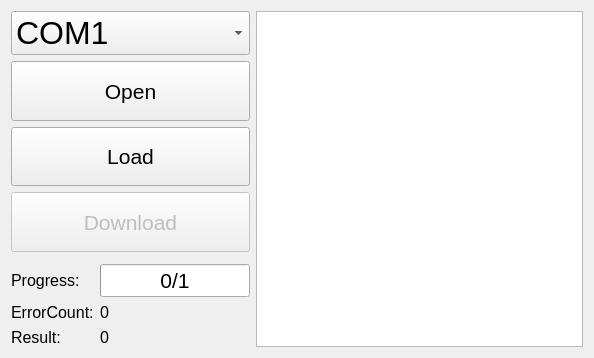
<?xml version="1.0" encoding="UTF-8"?>
<ui version="4.0">
 <class>MainWindow</class>
 <widget class="QMainWindow" name="MainWindow">
  <property name="geometry">
   <rect>
    <x>0</x>
    <y>0</y>
    <width>594</width>
    <height>358</height>
   </rect>
  </property>
  <property name="minimumSize">
   <size>
    <width>0</width>
    <height>350</height>
   </size>
  </property>
  <property name="windowTitle">
   <string>MainWindow</string>
  </property>
  <widget class="QWidget" name="centralWidget">
   <layout class="QGridLayout" name="gridLayout">
    <item row="0" column="0">
     <widget class="QComboBox" name="boxCom">
      <property name="sizePolicy">
       <sizepolicy hsizetype="Preferred" vsizetype="Fixed">
        <horstretch>0</horstretch>
        <verstretch>0</verstretch>
       </sizepolicy>
      </property>
      <property name="font">
       <font>
        <pointsize>24</pointsize>
       </font>
      </property>
      <item>
       <property name="text">
        <string>COM1</string>
       </property>
      </item>
     </widget>
    </item>
    <item row="3" column="0">
     <widget class="QPushButton" name="btnDownload">
      <property name="enabled">
       <bool>false</bool>
      </property>
      <property name="sizePolicy">
       <sizepolicy hsizetype="Minimum" vsizetype="Expanding">
        <horstretch>0</horstretch>
        <verstretch>0</verstretch>
       </sizepolicy>
      </property>
      <property name="font">
       <font>
        <pointsize>16</pointsize>
       </font>
      </property>
      <property name="text">
       <string>Download</string>
      </property>
     </widget>
    </item>
    <item row="1" column="0">
     <widget class="QPushButton" name="btnOpen">
      <property name="sizePolicy">
       <sizepolicy hsizetype="Minimum" vsizetype="Expanding">
        <horstretch>0</horstretch>
        <verstretch>0</verstretch>
       </sizepolicy>
      </property>
      <property name="font">
       <font>
        <pointsize>16</pointsize>
       </font>
      </property>
      <property name="text">
       <string>Open</string>
      </property>
     </widget>
    </item>
    <item row="5" column="0">
     <layout class="QGridLayout" name="gridLayout_2">
      <item row="2" column="1">
       <widget class="QLabel" name="labelResult">
        <property name="font">
         <font>
          <pointsize>12</pointsize>
         </font>
        </property>
        <property name="text">
         <string>0</string>
        </property>
       </widget>
      </item>
      <item row="1" column="1">
       <widget class="QLabel" name="labelError">
        <property name="font">
         <font>
          <pointsize>12</pointsize>
         </font>
        </property>
        <property name="text">
         <string>0</string>
        </property>
       </widget>
      </item>
      <item row="1" column="0">
       <widget class="QLabel" name="label">
        <property name="font">
         <font>
          <pointsize>12</pointsize>
         </font>
        </property>
        <property name="text">
         <string>ErrorCount:</string>
        </property>
       </widget>
      </item>
      <item row="0" column="0">
       <widget class="QLabel" name="label_2">
        <property name="font">
         <font>
          <pointsize>12</pointsize>
         </font>
        </property>
        <property name="text">
         <string>Progress:</string>
        </property>
       </widget>
      </item>
      <item row="0" column="1">
       <widget class="QProgressBar" name="progressBar">
        <property name="sizePolicy">
         <sizepolicy hsizetype="Preferred" vsizetype="Fixed">
          <horstretch>0</horstretch>
          <verstretch>0</verstretch>
         </sizepolicy>
        </property>
        <property name="minimumSize">
         <size>
          <width>150</width>
          <height>0</height>
         </size>
        </property>
        <property name="font">
         <font>
          <pointsize>16</pointsize>
         </font>
        </property>
        <property name="maximum">
         <number>1</number>
        </property>
        <property name="value">
         <number>0</number>
        </property>
        <property name="format">
         <string>%v/%m</string>
        </property>
       </widget>
      </item>
      <item row="2" column="0">
       <widget class="QLabel" name="label_3">
        <property name="font">
         <font>
          <pointsize>12</pointsize>
         </font>
        </property>
        <property name="text">
         <string>Result:</string>
        </property>
       </widget>
      </item>
     </layout>
    </item>
    <item row="2" column="0">
     <widget class="QPushButton" name="btnLoad">
      <property name="sizePolicy">
       <sizepolicy hsizetype="Minimum" vsizetype="Expanding">
        <horstretch>0</horstretch>
        <verstretch>0</verstretch>
       </sizepolicy>
      </property>
      <property name="font">
       <font>
        <pointsize>16</pointsize>
       </font>
      </property>
      <property name="text">
       <string>Load</string>
      </property>
     </widget>
    </item>
    <item row="0" column="1" rowspan="6">
     <widget class="QPlainTextEdit" name="debugOut">
      <property name="sizePolicy">
       <sizepolicy hsizetype="Expanding" vsizetype="Expanding">
        <horstretch>1</horstretch>
        <verstretch>0</verstretch>
       </sizepolicy>
      </property>
      <property name="readOnly">
       <bool>true</bool>
      </property>
      <property name="maximumBlockCount">
       <number>10000</number>
      </property>
     </widget>
    </item>
   </layout>
  </widget>
 </widget>
 <layoutdefault spacing="6" margin="11"/>
 <resources/>
 <connections/>
</ui>
